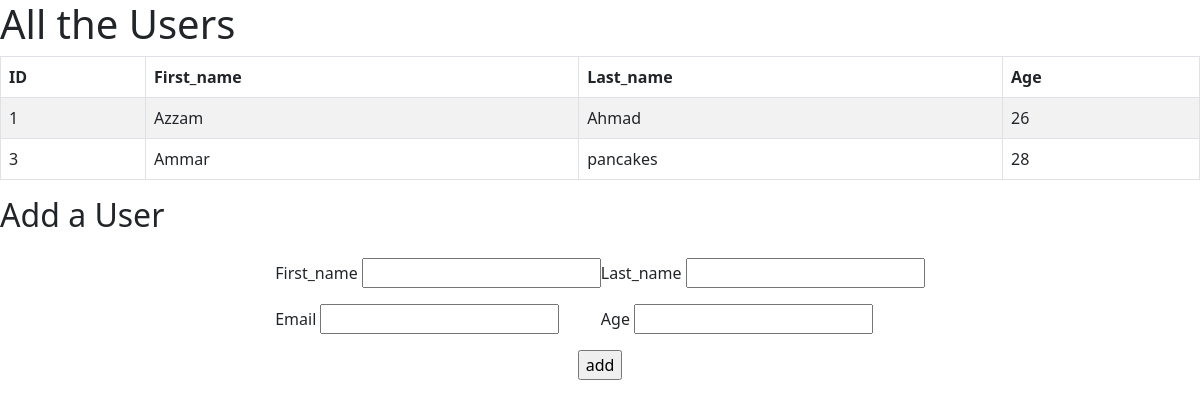
The app's page /, older data.
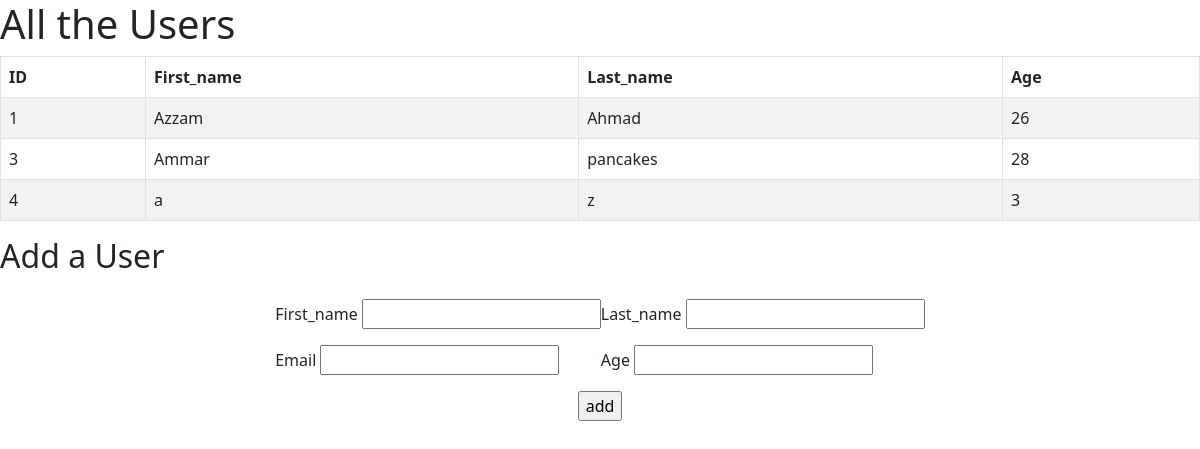
The same page, newer data.
### users_app/models.py (models this page shows, shortened)
class User(models.Model):
    first_name = models.CharField(max_length=255)
    last_name = models.CharField(max_length=255)
    email_address = models.CharField(max_length=255)
    age = models.IntegerField()
    created_at = models.DateTimeField(auto_now_add=True)
    updated_at = models.DateTimeField(auto_now=True)

### users_app/views.py (the view)
# urls.py: path('',views.index),
def index(request):
    context ={
        'user': User.objects.all()
    }
    return render(request, 'index.html', context)

### users_app/templates/index.html (shortened to what this page needs)
<!DOCTYPE html>
<html lang="en">
<head>
    {% load static %}
    <link rel="stylesheet" href="https://cdn.jsdelivr.net/npm/bootstrap@5.2.3/dist/css/bootstrap.min.css">
</head>
<body>
    <header>
        <h1>All the Users</h1>
    </header>
    <main>
        <table class="table table-striped table-bordered">
            <thead>
                <tr>
                    <th>ID</th>
                    <th>First_name</th>
                    <th>Last_name</th>
                    <th>Age</th>
                </tr>
            </thead>
            <tbody>
                {% for x in user %}
                <tr>
                    <td>{{x.id}}</td>
                    <td>{{x.first_name}}</td>
                    <td>{{x.last_name}}</td>
                    <td>{{x.age}}</td>
                </tr>
                {% endfor %}
            </tbody>
        </table>
        <h2>Add a User</h2>
        <form action="/create_user" method="post" class="d-flex align-items-center flex-column">
            <div class="d-flex justify-content-center">
                <div>
                    <div class="mb-3 mt-3">
                        <label for="first_name">First_name</label>
                        <input type="text" name="first_name" id="first_name">
                    </div>
                    <div class="mb-3 mt-3">
                        <label for="email">Email</label>
                        <input type="email" name="email" id="email">
                    </div>
                </div>
                <div>
                    <div class="mb-3 mt-3">
                        <label for="last_name">Last_name</label>
                        <input type="text" name="last_name" id="last_name">
                    </div>
                    <div class="mb-3 mt-3">
                        <label for="age">Age</label>
                        <input type="number" name="age" id="age">
                    </div>
                </div>
            </div>
            <div>
                <input type="submit" value="add" class="align-self-end">
            </div>
        </form>
    </main>
</body>
</html>

Row changes from the older to the newer data that the page shows:
added User: id "4", first_name "a", last_name "z", age "3"
